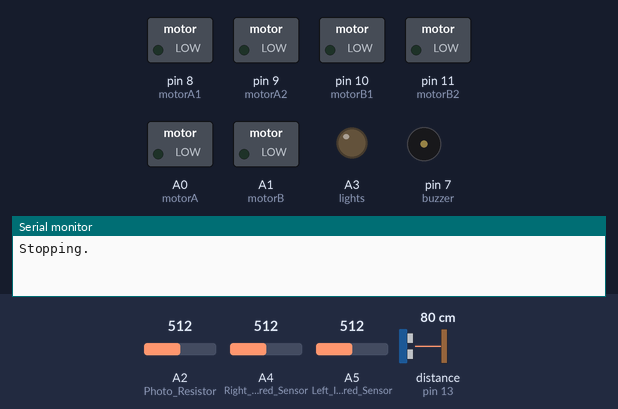
Recording of a sketch running on a simulated Arduino Uno, built with avr-gcc and run on an emulated ATmega328P. On the bench: switched loads named in the sketch (green lamp = pin HIGH), output pins drawn as LEDs (lit = HIGH), buzzer (waves = sounding), the last lines printed to the serial monitor. Wiring (inferred from the names in the program): ultrasonic range finder: trigger pin 12; echo pin 13. The inputs (shaded band) are chosen by the test bench; at power-on: distance to the obstacle (sensor on pin 13) 80 cm, A4 (Right_Infrared_Sensor) = 512, A5 (Left_Infrared_Sensor) = 512, A2 (Photo_Resistor) = 512. The echo pulse lasts 58.3 µs per cm; pins used as bus, display or sensor lines are not drawn.

Above: at 1.5 s.
1.6 s: distance to the obstacle (sensor on pin 13) set to 2 cm
At 4.07 s:
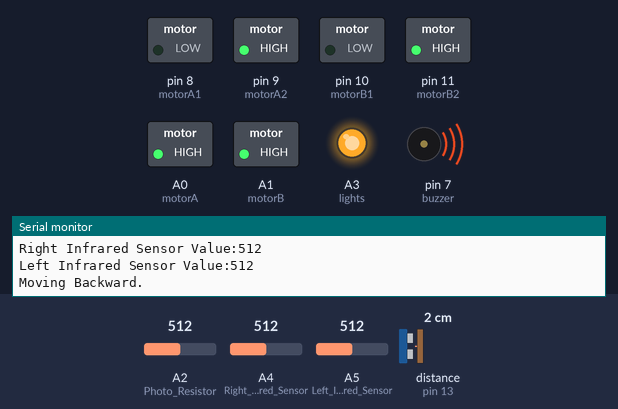
6.1 s: distance to the obstacle (sensor on pin 13) set to 35 cm
At 6.8 s:
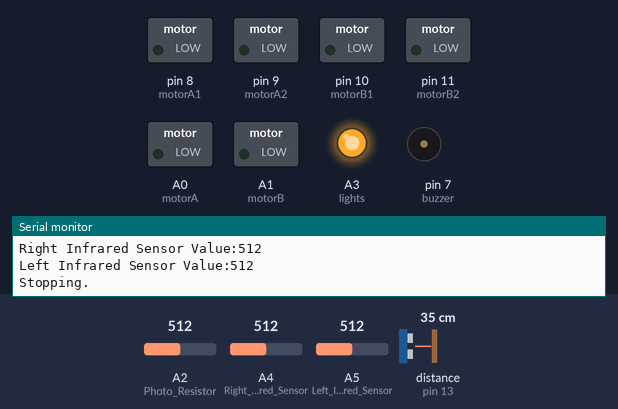
10.6 s: distance to the obstacle (sensor on pin 13) set to 4 cm
At 14.69 s:
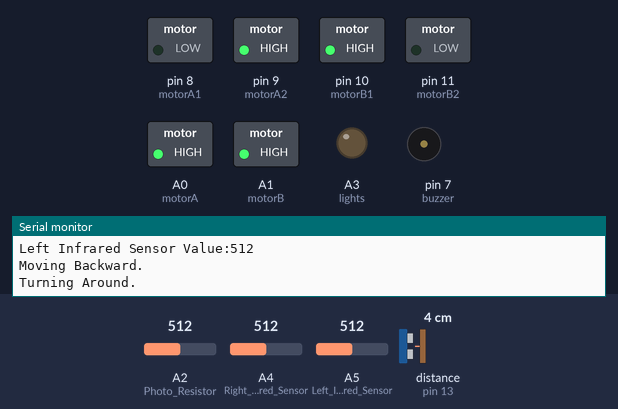
15.1 s: distance to the obstacle (sensor on pin 13) set to 60 cm
At 16.4 s:
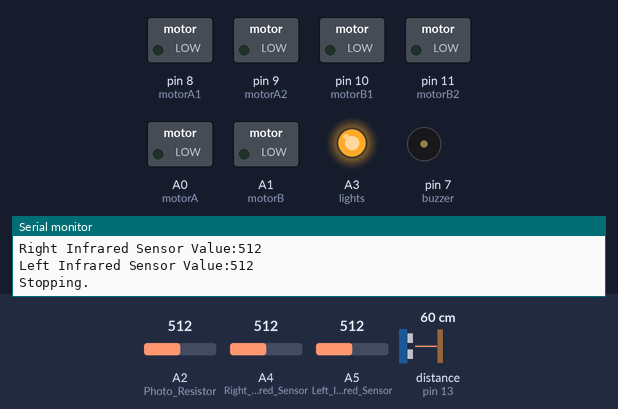
19.6 s: A4 (Right_Infrared_Sensor) set to 490
At 23.6 s:
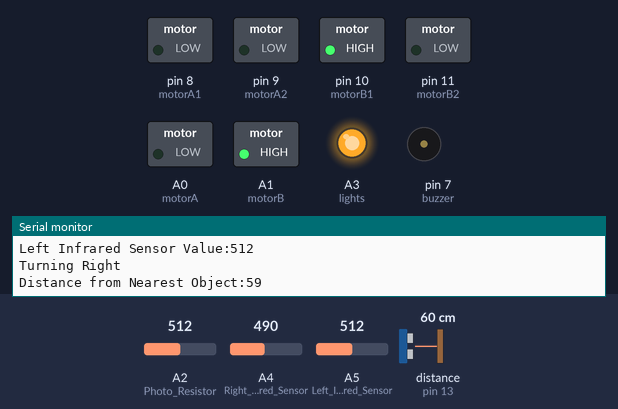
24.7 s: A5 (Left_Infrared_Sensor) set to 485
At 25.5 s:
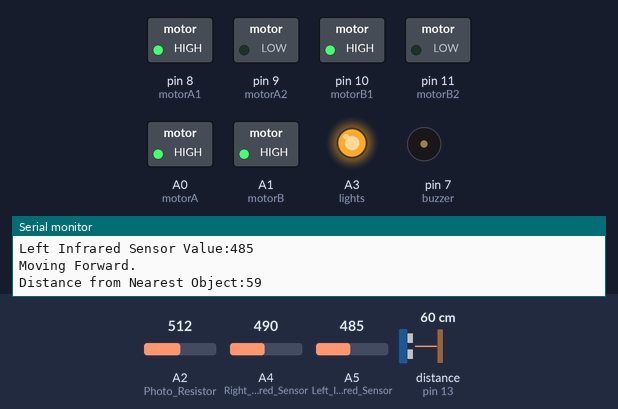
Timing chart, 0 to 27.7 s (numbered marks = the images above; inputs shaded):
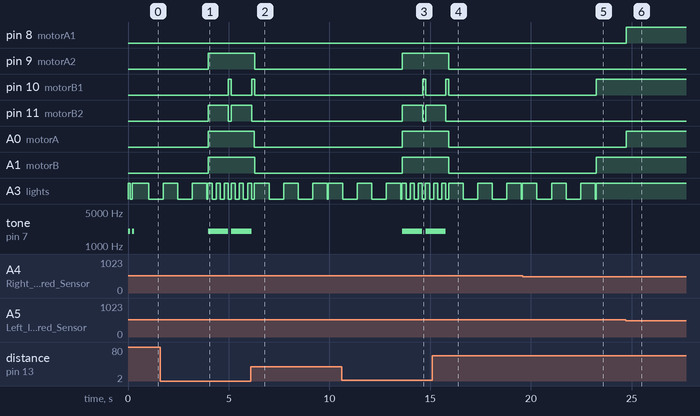

Measured:
- the behaviour switches between 500 and 499 on A5 (Left_Infrared_Sensor) (found by bisection; images 5 and 6)
- after the input at 1.6 s, pin 9 (motorA2), A0 (motorA), A1 (motorB): LOW → HIGH after 2.4 s; pin 10 (motorB1): LOW → HIGH after 3.4 s, → LOW 0.15 s later; pin 11 (motorB2): LOW → HIGH after 2.4 s, → LOW 1.0 s later, → HIGH 0.15 s later; tone on pin 7 (buzzer): silent → 2000 Hz after 2.4 s, → silent 1.0 s later, → 2000 Hz 0.16 s later
- after the input at 6.1 s, pin 9 (motorA2), A0 (motorA), A1 (motorB): HIGH → LOW after 0.18 s; pin 10 (motorB1): goes on until 6.3 s, then stays LOW; pin 11 (motorB2): goes on until 6.1 s, then stays LOW; tone on pin 7 (buzzer): goes on until 6.1 s, then stays silent
- after the input at 10.6 s, pin 9 (motorA2), A0 (motorA), A1 (motorB): LOW → HIGH after 3.0 s; pin 10 (motorB1): LOW → HIGH after 4.0 s, → LOW 0.15 s later; pin 11 (motorB2): LOW → HIGH after 3.0 s, → LOW 1.0 s later, → HIGH 0.15 s later; tone on pin 7 (buzzer): silent → 2000 Hz after 3.0 s, → silent 1.0 s later, → 2000 Hz 0.16 s later
- after the input at 15.1 s, pin 9 (motorA2), A0 (motorA), A1 (motorB): HIGH → LOW after 0.82 s; pin 10 (motorB1): goes on until 15.9 s, then stays LOW; pin 11 (motorB2): goes on until 15.8 s, then stays LOW; tone on pin 7 (buzzer): goes on until 15.8 s, then stays silent
- after the input at 19.6 s, pin 10 (motorB1), A1 (motorB): LOW → HIGH after 3.7 s; A3 (lights): goes on until 23.2 s, then stays HIGH
- after the input at 24.7 s, pin 8 (motorA1), A0 (motorA): LOW → HIGH at once

The sketch:

Arduino_Smart_Hybrid_Car.ino
```cpp
// Ultrasonic Sensor
#define trigPin 12
#define echoPin 13
long duration ;
int distance ;

// Colour Sensor
/*#define S0 2
#define S1 3
#define S2 4
#define S3 5
#define sensorOut 6
int Red = 0 ;
int Green = 0 ;
int Blue = 0 ;
*/

//Infrared Sensor
#define Right_Infrared_Sensor A4 // Right Infrared Sensor
#define Left_Infrared_Sensor A5 // Left Infrared Sensor
int Right_Infrared_Sensor_Value ; //To Hold The Value of Right IR Sensor
int Left_Infrared_Sensor_Value ; //To Hold The Value of Left IR Sensor

//L293 Connection
#define motorA A0  // Pin A0 of Arduino (PWM of MotorA)
#define motorA1 8  // Pin 2 RIGHT MOTOR
#define motorA2 9  // Pin 7 RIGHT MOTOR
#define motorB A1  // Pin A1 of Arduino (PWM of MotorB)
#define motorB1 10  // Pin 10 LEFT MOTOR
#define motorB2 11  // Pin 14 LEFT MOTOR

//Leds connected to Arduino UNO Pin 12
#define lights A3

//Buzzer/Speaker to Arduino UNO Pin 3
#define buzzer 7

//Bluetooth (HC-06 JY-MCU) State pin on pin 2 of Arduino
//#define BTState = 11 ;

//Calculate Battery Level
/*
const float maxBattery = 8.0 ;// Change value to your max battery voltage level!
int perVolt ;                 // Percentage variable
float voltage = 0.0 ;         // Read battery voltage
int level ;
//Use it to make a delay... without delay() function!
long previousMillis = -1000*10 ;// -1000*10=-10sec. to read the first value. If you use 0 then you will take the first value after 10sec.
long interval = 1000*10 ;       // interval at which to read battery voltage, change it if you want! (10*1000=10sec)//
unsigned long currentMillis ;
//Useful Variables
int i=0 ;
int j=0 ;
int state ;
*/
// Photo-Resistor
#define Photo_Resistor A2
int Photo_Cell_Input = 0 ;

void setup()
{
  pinMode(trigPin, OUTPUT); // Sets the trigPin as an Output
  pinMode(echoPin, INPUT); // Sets the echoPin as an Input
  pinMode(lights, OUTPUT); // Sets the Lights as an Output

// Set pins as Outputs:
  pinMode(motorA1, OUTPUT);
  pinMode(motorA2, OUTPUT);
  pinMode(motorB1, OUTPUT);
  pinMode(motorB2, OUTPUT);
  pinMode(motorA, OUTPUT);
  pinMode(motorB, OUTPUT);
//  pinMode(S0, OUTPUT);
//  pinMode(S1, OUTPUT);
//  pinMode(S2, OUTPUT);
//  pinMode(S3, OUTPUT);

// Set Pins as Inputs
//  pinMode(sensorOut, INPUT);
  pinMode(Right_Infrared_Sensor,INPUT) ;
  pinMode(Left_Infrared_Sensor,INPUT) ;
//  pinMode(BTState, INPUT);

// Setting Red-scaling to 20%
//  digitalWrite(S0,HIGH);
//  digitalWrite(S1,LOW);

  SET() ; // To Know That Car has Initialed all Variables and is Set-Up

  Serial.begin(9600);
}

void loop()
{
// Interpreting Data for Vehicle Movement
VEHICLE_CONTROL();

// To Display Values
DISP();
}

void SET() // Car is Set-Up
{
  tone(buzzer, 2000);
  digitalWrite(lights, HIGH);
  delay(100);
  digitalWrite(lights, LOW);
  noTone(buzzer) ;
  delay(100);
  tone(buzzer, 2000) ;
  digitalWrite(lights, HIGH);
  delay(100);
  digitalWrite(lights, LOW);
  noTone(buzzer);
}

void VEHICLE_CONTROL()  // Moving Vehicle W.R.T Distance and Colour
{
  // Calling Ultrasonic Sensor to Calculate Distance (in CM)
  ULTRA_SONIC_SENSOR();

  // Colour Sensor Detecting The Colours for Traffic Light Purpose
  //COLORSENSOR();

  //LIGHTS
  LIGHTS();

  // To Detect any Obstacle according to Distance
  OBSTACLE_DETECTION();
}

void ULTRA_SONIC_SENSOR()
{
  digitalWrite(trigPin, LOW);
  delayMicroseconds(2);
  // Sets the trigPin on HIGH state for 10 micro seconds
  digitalWrite(trigPin, HIGH);
  delayMicroseconds(10);
  digitalWrite(trigPin, LOW);
  // Reads the echoPin, returns the sound wave travel time in microseconds
  duration = pulseIn(echoPin, HIGH);
  // Calculating the distance (for ultrasonc sensor)
  distance = duration*0.034472/2;
}
/*
void COLORSENSOR()
{
  // Setting red filtered photodiodes to be read
  digitalWrite(S2,LOW);
  digitalWrite(S3,LOW);
  // Reading the output Red
  Red = pulseIn(sensorOut, LOW);
  Red = map(Red, 25,72,255,0);
  // Printing the value on the serial monitor
  Serial.print("\nR= ");//printing name
  Serial.print(Red);//printing frequency of red
  Serial.print("  ");
  delay(100);

// Setting Green filtered photodiodes to be read
  digitalWrite(S2,HIGH);
  digitalWrite(S3,HIGH);
  // Reading the output Red
  Green = pulseIn(sensorOut, LOW);
  Green = map(Green, 30,90,255,0);
  // Printing the value on the serial monitor
  Serial.print("G= ");//printing name
  Serial.print(Green);//printing frequency of green
  Serial.print("  ");
  delay(100);

// Setting Blue filtered photodiodes to be read
  digitalWrite(S2,LOW);
  digitalWrite(S3,HIGH);
  // Reading the output Red
  Blue = pulseIn(sensorOut, LOW);
  Blue = map(Blue, 25,70,255,0);
  // Printing the value on the serial monitor
  Serial.print("B= ");//printing name
  Serial.print(Blue);//printing frequency of blue
  Serial.println("  ");
  delay(100);
}
*/
void LIGHTS()
{
  Photo_Cell_Input = (analogRead(Photo_Resistor)/4); // Divides input 0-1023 to resemble to 0-255
  if( Photo_Cell_Input >= 11)
  {
      digitalWrite(lights, HIGH);
  }
  else
  {
      digitalWrite(lights, LOW);
  }
}

void OBSTACLE_DETECTION()  // Obstacle Detecting Function
{
  if ( distance <= 20)
    {
      REV();
      delay(10);
      TURNAROUND();
      delay(80);
    }
  else
  {
    //TRAFFIC_LIGHT();
    IR();
  }
}
/*
void TRAFFIC_LIGHT()
{
  if( Red >= 220 && Green <= 180 && Blue <= 170) // Checking The RGB Values For Understanding Red/Green Light
  {
    Serial.print("\nDetected Red Light: Stopping.");
    analogWrite(motorA, 0);
    digitalWrite(motorA1, LOW);      digitalWrite(motorA2, LOW);
    analogWrite(motorB, 0);
    digitalWrite(motorB1, LOW);      digitalWrite(motorB2, LOW);
    STOP();
  }
  else
  {
   // Calling IR Sensor for Values
   if( Green <= 255 && Green >= 230 && Red <= 10 && Blue <= 10)
   {
     Serial.print("\nDetected Green Light: Moving Forward.");
   }
   else
   {
     Serial.print("\nDetected Light Not Red/Green: Moving Forward.");
   }
   IR();
  }
}
*/

void IR()
{
  Right_Infrared_Sensor_Value=analogRead(Right_Infrared_Sensor);
  Left_Infrared_Sensor_Value=analogRead(Left_Infrared_Sensor);
  if( Right_Infrared_Sensor_Value < 500 && Left_Infrared_Sensor_Value < 500)
  {
    FORW();
  }
  if( Right_Infrared_Sensor_Value < 500 && Left_Infrared_Sensor_Value > 500)
  {
    RIG();
  }
  if( Right_Infrared_Sensor_Value > 500 && Left_Infrared_Sensor_Value < 500)
  {
    LEF();
  }
  if( Right_Infrared_Sensor_Value > 500 && Left_Infrared_Sensor_Value > 500)
  {
    ST();
  }
}

void FORW()
{
    Serial.print("\nMoving Forward.");
    analogWrite(motorA, 160);
    digitalWrite(motorA1, HIGH);     digitalWrite(motorA2, LOW);
    analogWrite(motorB, 160);
    digitalWrite(motorB1, HIGH);     digitalWrite(motorB2, LOW);
}

void LEF()
{
    Serial.print("\nTurning Left.");
    analogWrite(motorA, 200);
    digitalWrite(motorA1, HIGH);       digitalWrite(motorA2, LOW);
    analogWrite(motorB, 0);
    digitalWrite(motorB1, LOW);        digitalWrite(motorB2, LOW);
}

void RIG()
{
    Serial.println("\nTurning Right");
    analogWrite(motorA, 0);
    digitalWrite(motorA1, LOW);      digitalWrite(motorA2, LOW);
    analogWrite(motorB, 200);
    digitalWrite(motorB1, HIGH);     digitalWrite(motorB2, LOW);
}

void ST()
{
    analogWrite(motorA, 0);
    Serial.print("\nStopping.");
    digitalWrite(motorA1, LOW);      digitalWrite(motorA2, LOW);
    analogWrite(motorB, 0);
    digitalWrite(motorB1, LOW);      digitalWrite(motorB2, LOW);
    HAULT() ;
}

void REV()
{
    Serial.print("\nMoving Backward.");
    analogWrite(motorA, 200);
    digitalWrite(motorA1, LOW);     digitalWrite(motorA2, HIGH);
    analogWrite(motorB, 200);
    digitalWrite(motorB1, LOW);     digitalWrite(motorB2, HIGH);
    STOP();
}

void TURNAROUND()
{
    Serial.print("\nTurning Around.");
    analogWrite(motorA, 225);
    digitalWrite(motorA1, LOW);      digitalWrite(motorA2, HIGH);
    analogWrite(motorB, 225);
    digitalWrite(motorB1, HIGH);     digitalWrite(motorB2, LOW);
}


void STOP() // When Car Comes to a hault due to any object, Buzzer and all lights will flash
{
  /*Serial.print("\nSTOP Due to Object.");
  analogWrite(motorA, 0);
  digitalWrite(motorA1, LOW);      digitalWrite(motorA2, LOW);
  analogWrite(motorB, 0);
  digitalWrite(motorB1, LOW);      digitalWrite(motorB2, LOW);
  */
  tone(buzzer, 2000);//Speaker on
  digitalWrite(lights, HIGH);
  delay(200);
  digitalWrite(lights, LOW);
  delay(200);
  digitalWrite(lights, HIGH);
  delay(200);
  digitalWrite(lights, LOW);
  delay(200);
  digitalWrite(lights, HIGH);
  delay(200);
  digitalWrite(lights, LOW);
  noTone(buzzer);
}

void HAULT()
{
  digitalWrite(lights, HIGH);
  delay(720);
  digitalWrite(lights, LOW);
  delay(720);
  digitalWrite(lights, HIGH);
  delay(720);
  digitalWrite(lights, LOW);
  delay(720);
  digitalWrite(lights, HIGH);
  delay(720);
  digitalWrite(lights, LOW);
}

void DISP() // To Display Values
{
    Serial.print("\n");
    Serial.print("\nDistance from Nearest Object:");
    Serial.print(distance); // to print the dsitance from the object
    Serial.print("\nPhotoResistor:");
    Serial.print(Photo_Cell_Input); // to print the value for photo resistance
    Serial.print("\nRight Infrared Sensor Value:");
    Serial.print(Right_Infrared_Sensor_Value); // to print the value for Right Infrared Sensor
    Serial.print("\nLeft Infrared Sensor Value:");
    Serial.print(Left_Infrared_Sensor_Value); // to print the value for Left Infared Sensor
    //BATTERY_LEVEL();  // To Display Battery Level
}

/*void BATTERY_LEVEL()
{
  //Read battery voltage every 10sec.
    currentMillis = millis();
    if(currentMillis - (previousMillis) > (interval)) {
       previousMillis = currentMillis;
       //Read voltage from analog pin A0 and make calibration:
       voltage = (analogRead(A0)*5.015 / 1024.0)*11.132;
       //Calculate percentage...
       perVolt = (voltage*100)/ maxBattery;
       if      (perVolt<=75)               { level=0; }
       else if (perVolt>75 && perVolt<=80) { level=1; }    //        Battery level
       else if (perVolt>80 && perVolt<=85) { level=2; }    //Min ------------------------   Max
       else if (perVolt>85 && perVolt<=90) { level=3; }    //    | 0 | 1 | 2 | 3 | 4 | 5 | >
       else if (perVolt>90 && perVolt<=95) { level=4; }    //    ------------------------
       else if (perVolt>95)                { level=5; }
       Serial.print("\nBattery Level : ");
       Serial.print(level);
    }
}
*/
```
